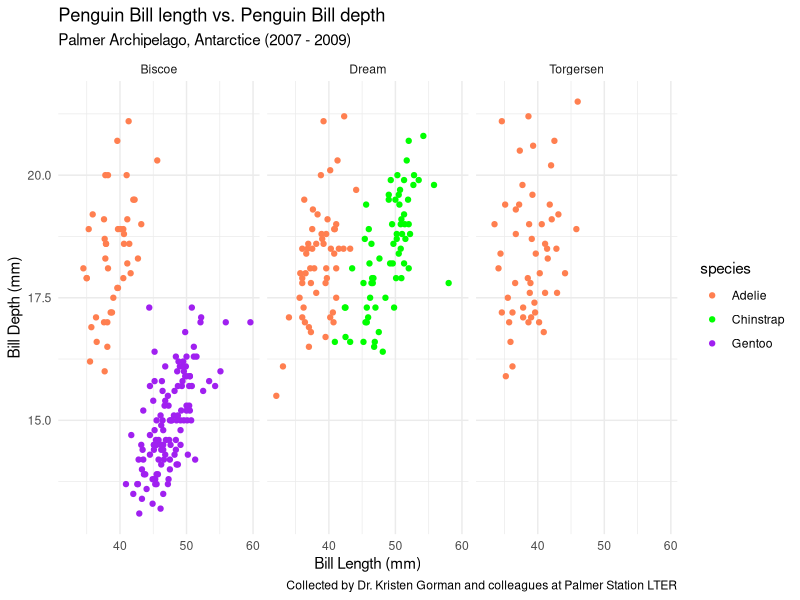
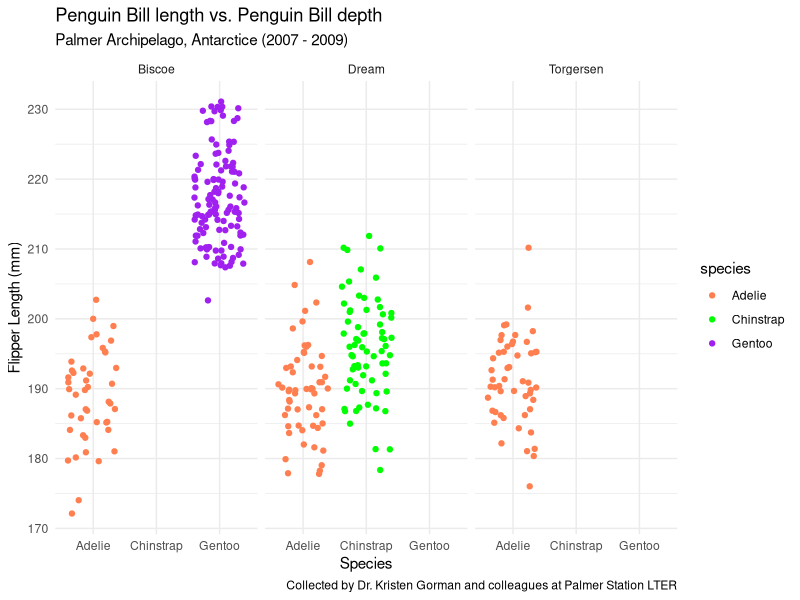

Source code (R) for these figures, in order:
## ---- chunk 1
# Find the slope of f(x) = x^2 at x = 3
fx <- expression(x^2)

ddf_dx <- D(expr = fx, name = "x")
ddf_dx

x <- 3
eval(ddf_dx)
## ---- chunk 2
# Find the slope of P(a) = 2(3a + 2)^4 - 5 at a = 1.2
Pa <- expression(2 * (3 * a + 2)^4 - 5)
Slope_Pa <- D(expr = Pa, name = "a")
Slope_Pa
## ---- chunk 3
# Penguin bill length vs. bill depth
library(tidyverse)
library(palmerpenguins)
head(penguins)
ggplot(data = penguins, aes(x = bill_length_mm, y = bill_depth_mm)) +
  geom_point(aes(color = species)) +
  scale_color_manual(values = c("coral", "green","purple")) +
  labs( x = "Bill Length (mm)",
        y = "Bill Depth (mm)",
        title = "Penguin Bill length vs. Penguin Bill depth",
        subtitle = "Palmer Archipelago, Antarctice (2007 - 2009)",
       caption = "Collected by Dr. Kristen Gorman and colleagues at Palmer Station LTER") +
  facet_wrap(~island) +
  theme_minimal()
  
## ---- chunk 4
ggplot(data = penguins, aes(x = species, y = flipper_length_mm)) +
  geom_jitter(aes(color = species)) +
  scale_color_manual(values = c("coral", "green","purple")) +
 labs( x = "Species",
        y = "Flipper Length (mm)",
        title = "Penguin Bill length vs. Penguin Bill depth",
        subtitle = "Palmer Archipelago, Antarctice (2007 - 2009)",
       caption = "Collected by Dr. Kristen Gorman and colleagues at Palmer Station LTER") +
  facet_wrap(~island) +
  theme_minimal()
  

